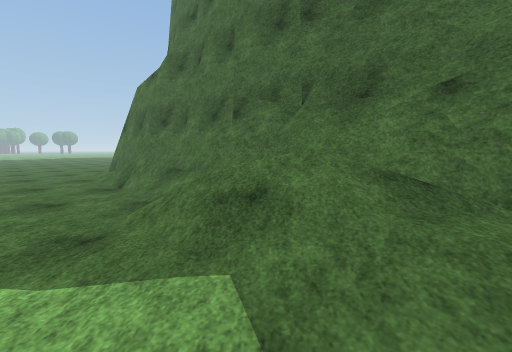
View 1 (above)

16 first-person views from a walk through a Unity game level. The camera is 1.4 m above the floor, tilts 6° down and sees 90° across. The floor is counted in squares, 1 m on a side. Each view is taken from the middle of a square. On the plan, view 1 faces up. The plan holds only what a view shows up to about 13 squares ahead; the rest is blank. The place goes on beyond the plan. Some trees and plants on the terrain are drawn as simple stand-ins. Surface patterns are stand-ins for the level's own textures.

View 2
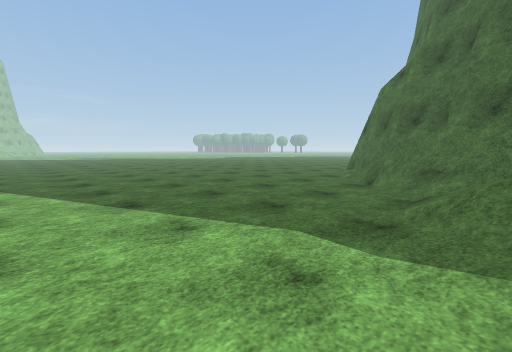

View 3
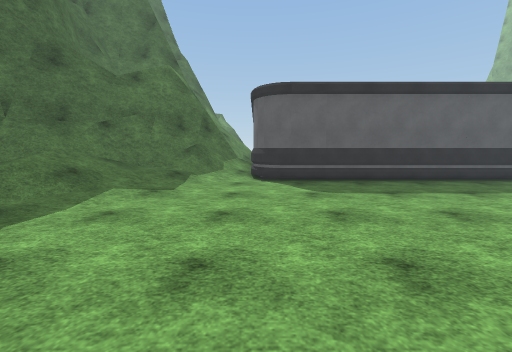

View 4
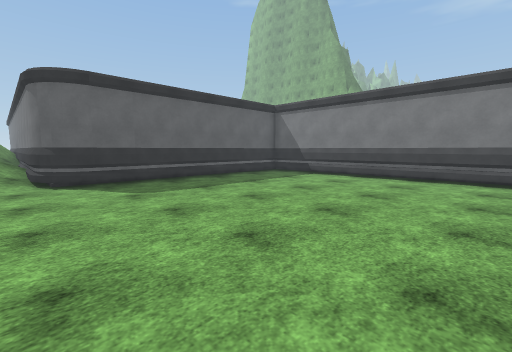

View 5
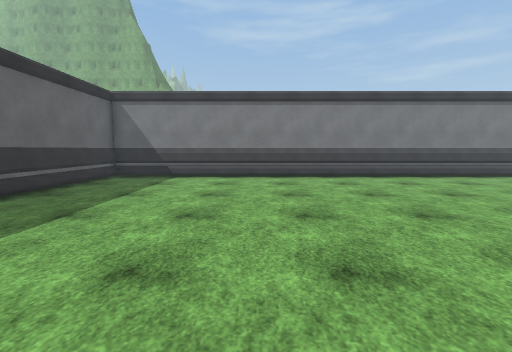

View 6
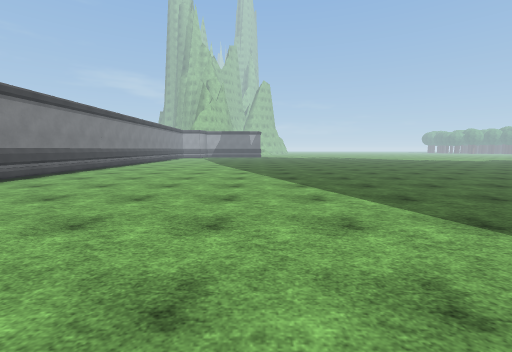

View 7
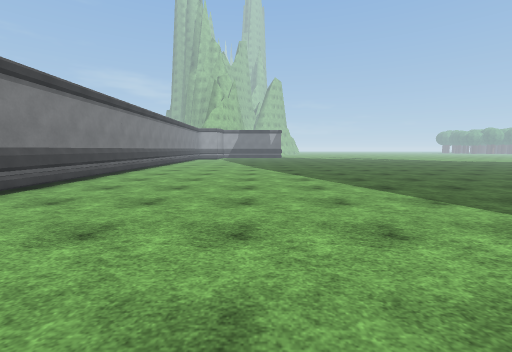

View 8
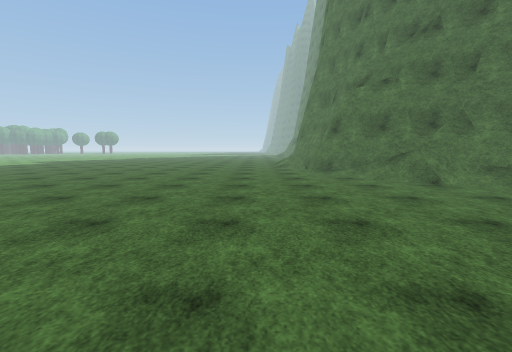

View 9
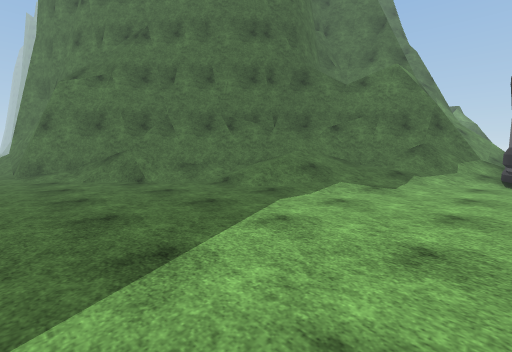

View 10
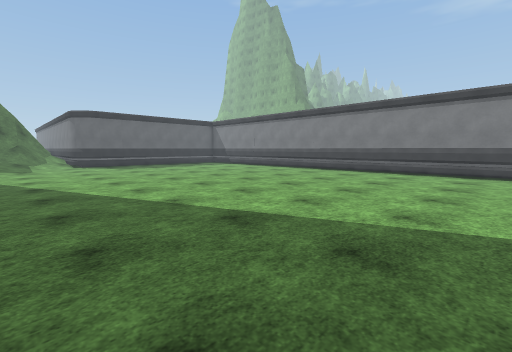

View 11
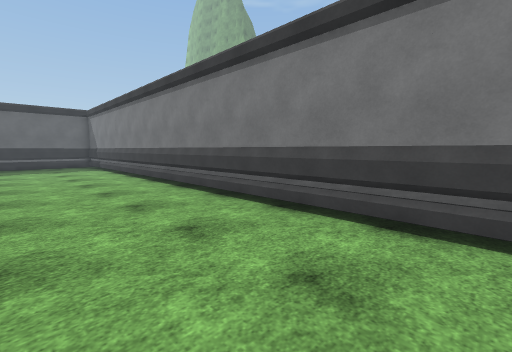

View 12
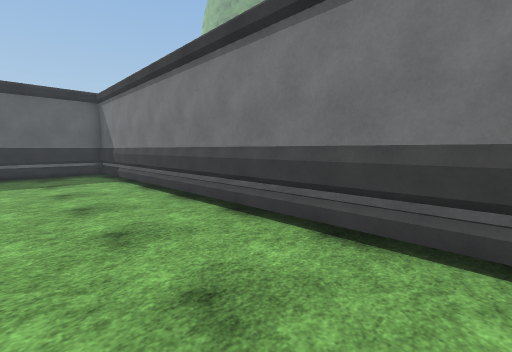

View 13
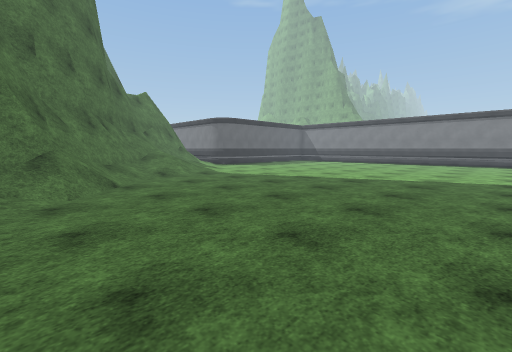

View 14
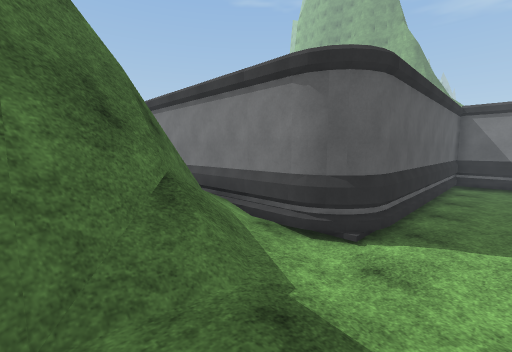

View 15
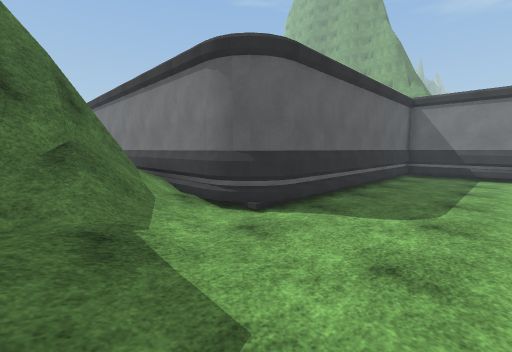

View 16
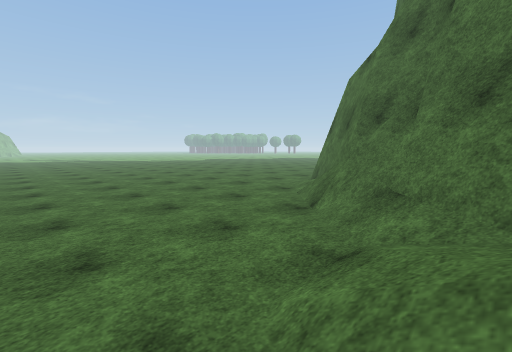

### Floor plan
Key: @ floor where view 1 was taken; # wall or solid block; . main floor; : floor 0.5 m higher than the main floor; / step, stairs or slope; = window, fence, low wall or low ledge; ^ raised ledge; O other object.
Columns run from 19 left of view 1 to 6 right of it. Each row starts with its distance up from view 1.
 12 ............/###
 11 .............O###
 10 ............./O=##
  9 ..............//=##
  8 ...............//=###
  7 ................//=###
  6 .................//#^##
  5 .................///^^##
  4 .................////=##
  3 ..................////=##
  2 ..................////:=##
  1 ....................////=#
  0 ...................@..///#
 -1 .......................///
 -2 ....................../###
 -3 ......................##
 -4 ......................#
 -5 ......................#
 -6 ......................#
 -7 ......................#
 -8 ......................#
 -9 ......................#
-10 ......................#
-11 ......................#
-12 ......................#
-13 ......................#
-14 #######################

Where each view was taken, in squares from view 1:
view 1: 0 up, 0 right, facing up
view 2: 1 down, 1 left, facing up-left
view 3: 2 down, 8 left, facing right
view 4: 1 down, 8 left, facing down-right
view 5: 1 down, 4 left, facing down
view 6: 3 down, 3 left, facing left
view 7: 6 down, 6 left, facing left
view 8: 1 down, 12 left, facing up
view 9: 2 down, 9 left, facing up-right
view 10: 2 up, 19 left, facing down-right
view 11: 9 down, 19 left, facing down-right
view 12: 10 down, 12 left, facing down-right
view 13: 12 up, 15 left, facing down-right
view 14: 3 up, 1 right, facing down-right
view 15: 2 up, 1 left, facing down-right
view 16: 3 up, 1 left, facing up-left
